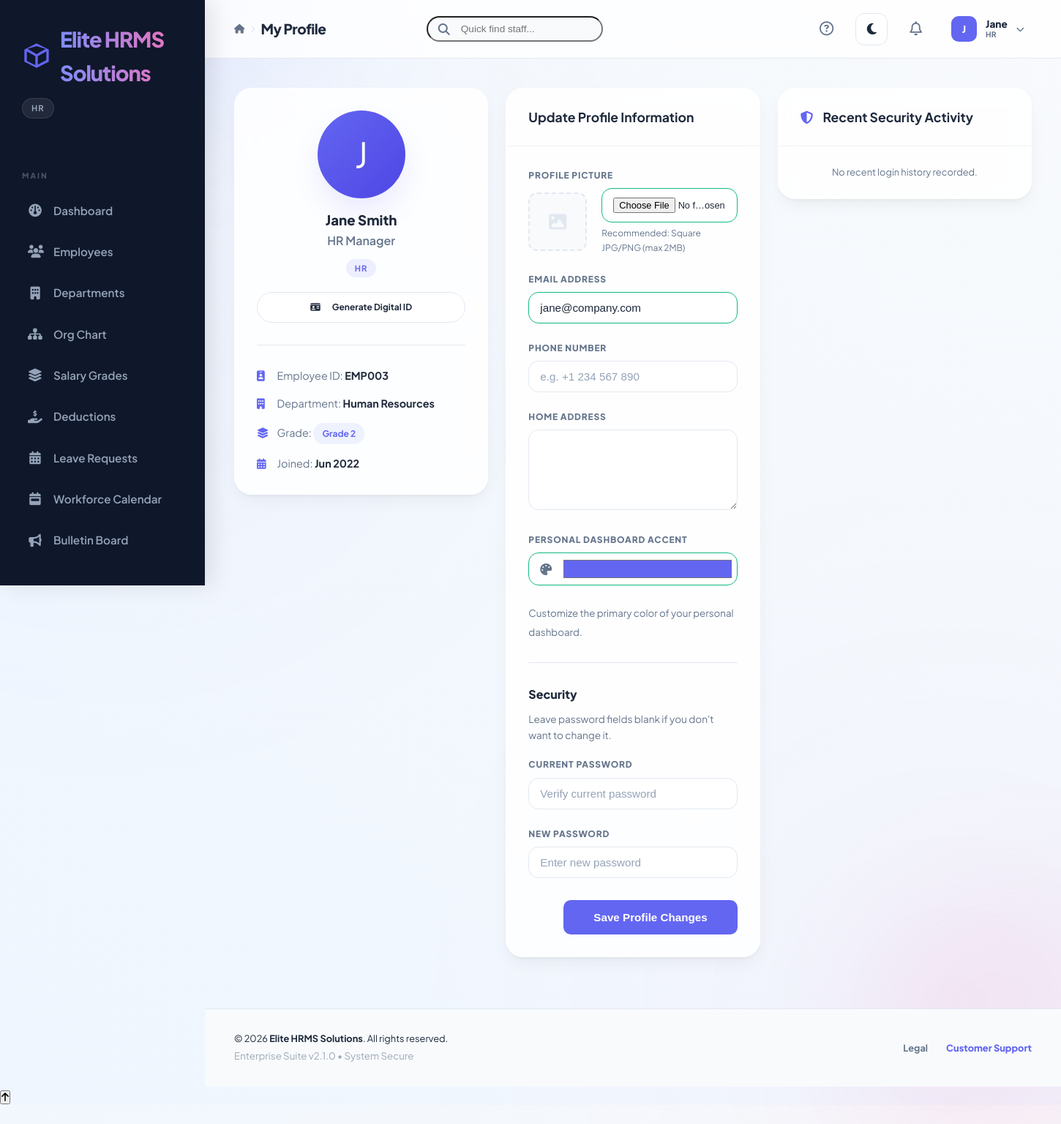
Screenshot of /employee/profile.php (signed in) with the database file from the repository.
### tables this page shows
CREATE TABLE system_settings (
    id INT AUTO_INCREMENT PRIMARY KEY,
    setting_key VARCHAR(50) NOT NULL UNIQUE,
    setting_value TEXT,
    updated_at TIMESTAMP DEFAULT CURRENT_TIMESTAMP ON UPDATE CURRENT_TIMESTAMP
);

CREATE TABLE employees (
    id INT AUTO_INCREMENT PRIMARY KEY,
    employee_id VARCHAR(20) UNIQUE NOT NULL,
    username VARCHAR(50) UNIQUE NOT NULL,
    password VARCHAR(255) NOT NULL,
    email VARCHAR(100) UNIQUE NOT NULL,
    full_name VARCHAR(100) NOT NULL,
    phone VARCHAR(20),
    address TEXT,
    department_id INT,
    position VARCHAR(100),
    salary_grade_id INT,
    dob DATE NULL,
    hire_date DATE,
    leave_balance INT DEFAULT 15,
    role ENUM('admin', 'employee', 'hr') DEFAULT 'employee',
    profile_pic VARCHAR(255) NULL,
    ui_accent VARCHAR(20) DEFAULT NULL,
    is_active BOOLEAN DEFAULT TRUE,
    created_at TIMESTAMP DEFAULT CURRENT_TIMESTAMP,
    updated_at TIMESTAMP DEFAULT CURRENT_TIMESTAMP ON UPDATE CURRENT_TIMESTAMP,
    FOREIGN KEY (department_id) REFERENCES departments(id) ON DELETE SET NULL,
    FOREIGN KEY (salary_grade_id) REFERENCES salary_grades(id) ON DELETE SET NULL
);

CREATE TABLE departments (
    id INT AUTO_INCREMENT PRIMARY KEY,
    name VARCHAR(100) NOT NULL UNIQUE,
    code VARCHAR(20) NOT NULL UNIQUE,
    description TEXT,
    manager_id INT NULL,
    budget DECIMAL(12, 2) DEFAULT 0,
    created_at TIMESTAMP DEFAULT CURRENT_TIMESTAMP,
    updated_at TIMESTAMP DEFAULT CURRENT_TIMESTAMP ON UPDATE CURRENT_TIMESTAMP
);

CREATE TABLE salary_grades (
    id INT AUTO_INCREMENT PRIMARY KEY,
    grade_level VARCHAR(20) NOT NULL UNIQUE,
    base_salary DECIMAL(10, 2) NOT NULL,
    housing_allowance DECIMAL(10, 2) DEFAULT 0,
    transport_allowance DECIMAL(10, 2) DEFAULT 0,
    medical_allowance DECIMAL(10, 2) DEFAULT 0,
    created_at TIMESTAMP DEFAULT CURRENT_TIMESTAMP
);

### employee/profile.php (the view, shortened to what the rows shown need)
<?php
require_once '../includes/header.php';
get_header("My Profile");
$user_id = $_SESSION['user_id'];
$user = hr_get_current_user();
$query = "SELECT d.name as department_name, sg.grade_level, sg.base_salary
          FROM employees e
          LEFT JOIN departments d ON e.department_id = d.id
          LEFT JOIN salary_grades sg ON e.salary_grade_id = sg.id
          WHERE e.id = $user_id";
$info = mysqli_fetch_assoc(mysqli_query($conn, $query));
?>
<div class="dashboard-grid">
    <div class="card" style="text-align: center;">
        <div class="card-body">
            <?php
            $pic = get_profile_pic($user);
            if ($pic): ?>
                <img src="<?php echo $pic; ?>" alt="Profile" style="width: 120px; height: 120px; border-radius: 50%; object-fit: cover; margin: 0 auto 15px; box-shadow: var(--shadow-float); border: 4px solid white;">
            <?php else: ?>
                <div style="width: 120px; height: 120px; background: linear-gradient(135deg, var(--primary), var(--primary-dark)); color: white; border-radius: 50%; display: flex; align-items: center; justify-content: center; font-size: 3rem; margin: 0 auto 15px; box-shadow: var(--shadow-float);">
                    <?php echo strtoupper(substr($user['full_name'], 0, 1)); ?>
                </div>
            <?php endif; ?>
            <h3 style="margin: 0; font-weight: 800;"><?php echo htmlspecialchars($user['full_name']); ?></h3>
            <p style="color: var(--text-muted); font-weight: 600;"><?php echo htmlspecialchars($user['position']); ?></p>
            <span class="role-badge" style="margin-top: 12px; background: rgba(99, 102, 241, 0.1); color: var(--primary); border: none;"><?php echo strtoupper($user['role']); ?></span>
            <div style="margin-top: 20px;">
                <a href="id_card.php" target="_blank" class="btn btn-outline" style="border-radius: 100px; font-size: 0.75rem; width: 100%; justify-content: center;"></a>
            </div>
            <div style="text-align: left; border-top: 1px solid var(--border); padding-top: 30px; margin-top: 30px;">
                <p style="margin-bottom: 15px; font-size: 0.9rem;"><i class="fas fa-id-badge" style="width: 25px; color: var(--primary);"></i> <span style="color: var(--text-muted);">Employee ID:</span> <strong><?php echo $user['employee_id']; ?></strong></p>
                <p style="margin-bottom: 15px; font-size: 0.9rem;"><i class="fas fa-building" style="width: 25px; color: var(--primary);"></i> <span style="color: var(--text-muted);">Department:</span> <strong><?php echo htmlspecialchars($info['department_name'] ?? 'General'); ?></strong></p>
                <p style="margin-bottom: 15px; font-size: 0.9rem;"><i class="fas fa-layer-group" style="width: 25px; color: var(--primary);"></i> <span style="color: var(--text-muted);">Grade:</span> <span class="badge badge-primary"><?php echo htmlspecialchars($info['grade_level'] ?? 'N/A'); ?></span></p>
                <p style="margin-bottom: 0; font-size: 0.9rem;"><i class="fas fa-calendar-alt" style="width: 25px; color: var(--primary);"></i> <span style="color: var(--text-muted);">Joined:</span> <strong><?php echo date('M Y', strtotime($user['hire_date'])); ?></strong></p>
            </div>
        </div>
    </div>
    <div class="card">
        <div class="card-body">
            <form method="POST" enctype="multipart/form-data">
                <div class="form-group">
                    <label>Email Address</label>
                    <input type="email" name="email" required value="<?php echo htmlspecialchars($user['email']); ?>">
                </div>
                <div class="form-group">
                    <div class="form-icon-group">
                        <i class="fas fa-palette"></i>
                        <input type="color" name="ui_accent" value="<?php echo $user['ui_accent'] ?? '#6366f1'; ?>" style="height: 45px; padding: 5px;">
                    </div>
                </div>
            </form>
        </div>
    </div>
</div>
<?php require_once '../includes/footer.php'; ?>

### includes/header.php (shortened to what the rows shown need)
<?php
require_once __DIR__ . '/session.php';
require_once __DIR__ . '/auth.php';
require_once __DIR__ . '/functions.php';
function get_header($title = "HR Payroll System") {
    $user = hr_get_current_user();
    $role = $_SESSION['role'] ?? 'employee';
?>
<!DOCTYPE html>
<html lang="en">
<head>
    <link rel="stylesheet" href="<?php echo BASE_URL; ?>style.css">
    <link rel="stylesheet" href="https://cdnjs.cloudflare.com/ajax/libs/font-awesome/6.4.0/css/all.min.css">
</head>
<body class="sidebar-open">
    <div class="app-container">
        <aside class="sidebar" id="sidebar">
            <div class="sidebar-header">
                <div class="logo-wrapper">
                    <img src="<?php echo BASE_URL; ?>favicon.svg" alt="Logo" width="40">
                    <h2 style="background: linear-gradient(to right, #818cf8, #f472b6, #818cf8); background-size: 200% auto; -webkit-background-clip: text; -webkit-text-fill-color: transparent; animation: textShine 3s linear infinite;"><?php echo get_setting('company_name') ?? 'HRMS'; ?></h2>
                </div>
            </div>
        </aside>
        <main class="main-content">
            <header class="top-bar">
                <div class="top-bar-left">
                    <div class="breadcrumb">
                        <div style="display: flex; align-items: center; gap: 8px;">
                            <h1 style="margin: 0; font-size: 1.2rem;"><?php echo $title; ?></h1>
                        </div>
                    </div>
                </div>
                <div class="user-info">
                    <div class="profile-wrapper" style="position: relative;">
                        <div id="profile-trigger" style="display: flex; align-items: center; gap: 12px; cursor: pointer; padding: 5px 10px; border-radius: 12px; transition: background 0.3s;">
                            <?php
                            $pic = get_profile_pic($user);
                            if ($pic): ?>
                                <img src="<?php echo $pic; ?>" alt="User" style="width: 35px; height: 35px; border-radius: 10px; object-fit: cover; border: 1px solid var(--border);">
                            <?php else: ?>
                                <div style="width: 35px; height: 35px; border-radius: 10px; background: var(--primary); color: white; display: flex; align-items: center; justify-content: center; font-size: 0.85rem; font-weight: 800;">
                                    <?php echo strtoupper(substr($user['full_name'] ?? 'U', 0, 1)); ?>
                                </div>
                            <?php endif; ?>
                            <div style="display: flex; flex-direction: column; line-height: 1.1;">
                                <span style="font-weight: 800; font-size: 0.85rem; color: var(--text-main);"><?php echo explode(' ', $user['full_name'] ?? 'User')[0]; ?></span>
                                <small style="font-size: 0.65rem; color: var(--text-muted); text-transform: uppercase; font-weight: 700;"><?php echo $role; ?></small>
                            </div>
                            <i class="fas fa-chevron-down" style="font-size: 0.7rem; color: var(--text-muted);"></i>
                        </div>
                    </div>
                </div>
            </header>
            <div class="content-body">
<?php
}
?>

### includes/footer.php (shortened to what the rows shown need)
            </div>
            <footer class="app-footer no-print" style="padding: 30px 40px; border-top: 1px solid var(--border); display: flex; justify-content: space-between; align-items: center; background: var(--bg-app); margin-top: auto;">
                <div>
                    <p style="font-size: 0.8rem; color: var(--text-main); margin: 0;">&copy; <?php echo date('Y'); ?> <strong><?php echo get_setting('company_name') ?? 'Elite HRMS'; ?></strong>. All rights reserved.</p>
                </div>
            </footer>
        </main>
    </div>
</body>
</html>

### rows the page displays
system_settings: setting_value "Elite HRMS Solutions"
employees: full_name "J", full_name "Jane", full_name "Jane Smith", position "HR Manager", role "HR", employee "EMP003", hire_date "Jun 2022", email "jane@company.com", ui_accent "#6366f1"
departments: name "Human Resources", salary_grades.grade_level "Grade 2"

### other values shown
$role "HR"
$title "My Profile"
